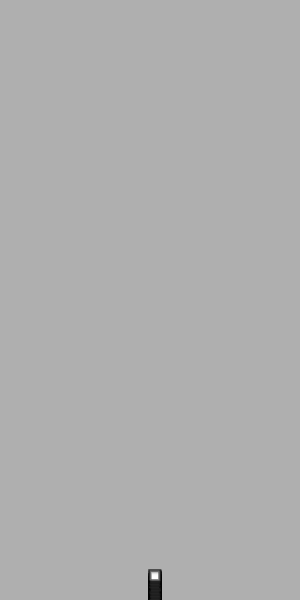
Frame 1 (no input)
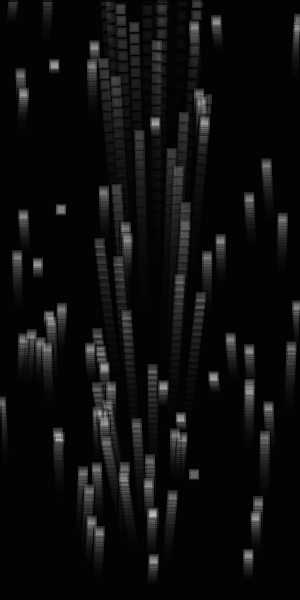
Frame 60 (the mouse pressed at the canvas centre just before this capture)
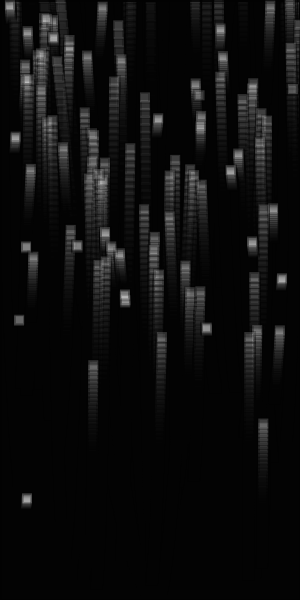
Frame 120 (the mouse held since frame 60 and released just before this capture)

The Processing sketch that drew these frames (run headless with seeded random() and noise(); from frame 60 on, the mouse is pressed at the canvas centre):

// Processing sketch: processing_41786
// ── processing_41786.pde

// its a cracker bursting effect 
int numParticles = 100;
Particle2[] p = new Particle2[numParticles];

void setup() {
  size(300, 600);
  noStroke();
  smooth();
  for (int i = 0; i < p.length; i++) {
    float velX = random(-5, 5);
    float velY = -i;
    // Inputs: x, y, x-velocity, y-velocity,
    // origin x, origin y

    p[i] = new Particle2(width/2, height, velX, velY, random(300), random(600));
  }
}

void draw() {
  fill(0, 36);
  rect(0, 0, width, height);

  fill(255, 60);
  for (int i = 0; i < p.length; i++) {
    p[i].update();
    p[i].display();
    p[i].regenerate();
    p[i].plus();
  }
}


//Particle- creation of class

class Particle {
  float x, y; // The x- and y-coordinates
  float vx, vy; // The x- and y-velocities
  float gravity = -0.2;

  Particle(float xpos, float ypos, float velx, float vely) {
    x = xpos;
    y = ypos;
    vx = velx;
    vy = vely;
  }

  void update() {
    vy = vy + gravity;  //defing the velocity(motion)=velocity+gravity
    y += vy*.3;  // y position of the particle is .3 times the velocity 
    x += vx*.2; // x position of the particle is .2 times the velocity
  }

  void display() {
    rect (x, y, random(5), random(5));
  }
}


//GenParticle - creation of subclass of particle

class GenParticle extends Particle {
  float originX, originY; //new variable for GenParticle

  GenParticle(float xIn, float yIn, float vxIn, float vyIn, float ox, float oy) {
    super(xIn, yIn, vxIn, vyIn);
    originX = ox;
    originY = oy;
  }

  void regenerate() {
    if ((x > width+20) || (x < -40) ||  
      (y > height + 10) || (y < -20)) {
      x = originX;
      y = originY;
      vx = random(-1.0, 1.0);
      vy = random(-4.0, -2.0);
    }
  }
}


//Particle1- subclass of GenParticle

class Particle1 extends GenParticle { //create the "bursting cracker" effect

  Particle1(float xIn, float yIn, float vxIn, float vyIn, float ox, float oy) {
    super(xIn, yIn, vxIn, vyIn, ox, oy);
  }

  void display() {    
    fill(random(255), 160, random(200), 80);
    ellipse (x, y, 8, 8);
  }


  void pulse() { // make the particle bounce back up after reaching bottom of sketch
    if (x >= height-10 ) {
      vx = -7;
    }
  }
}


//Particle2 -subclass of GenParticle
class Particle2 extends GenParticle {

  Particle2(float xIn, float yIn, float vxIn, float vyIn, float ox, float oy) {
    super(xIn, yIn, vxIn, vyIn, ox, oy);
  }

  void display() {
    stroke(0, 0, 0, 60);
    strokeWeight(3);
    rect(x, y, 10, 10);
  }
  void plus() { 
    if (x >= height-100 ) {
      vx = 2*vx;
    }
  }
}
float m;
float n;
void mousePressed() {
  for (m=0; m<width; m++);
  for (n=0; n<width; n++);
  pushMatrix();
  translate(width/2, height/2);
  fill(255, 240, 10);
  ellipse (150, 300, 10, 10);
  rotate(radians (random(360)));
  popMatrix();
}
